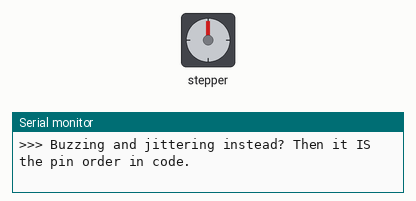
This sketch was run on a simulated Arduino Uno, built with avr-gcc and run on an emulated ATmega328P. Shown: stepper motor, the last lines printed to the serial monitor. Stepper angles assume 2048 steps per turn.

Above: at 0.4 s.
At 3.4 s:
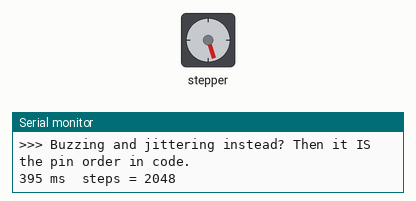
At 6.45 s:
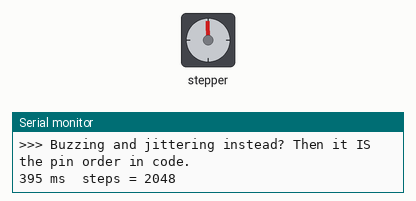
At 13.1 s:
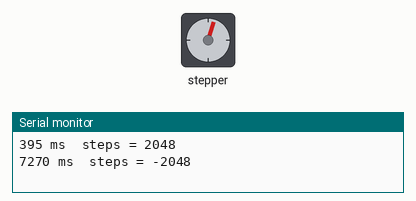
Timing chart, 0 to 18.2 s (numbered marks = the images above):
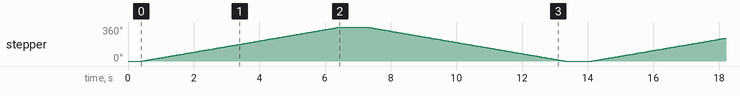

The sketch:

07_make_it_turn.ino
```cpp
// TASK 7: MAKE IT TURN
//
// Goal: an actuator that goes to a POSITION, not just on and off.
//
// Everything else in this room is a state: buzzing or still, hot or cold.
// A stepper is different. You ask for 512 steps and you get exactly a quarter
// turn, every time, with no sensor telling it where it is. That precision is
// why steppers are in printers, scanners and camera rigs.
//
// PINS  build this before you upload
//
//   ULN2003 board            Uno
//     IN1        ---------->  D8
//     IN2        ---------->  D9
//     IN3        ---------->  D10
//     IN4        ---------->  D11
//     5V  (+)    ---------->  5V
//     GND (-)    ---------->  GND
//
//   The motor plugs into the white socket on the driver board, one way round.
//   Six wires, no transistor, no diode, nothing you can destroy. The hard
//   part of this task is not the wiring.
//
//   The motor's own five wires, if you ever need them: blue, pink, yellow and
//   orange are the four coils, red is the common. They are already in the
//   right order inside the plug, so you never separate them.
//
// THE POWER HEADER, WHICH IS FOUR PINS AND NOT TWO
//
//     -    +    [ JP ]
//     |    |     \__ jumper bridges the two inner pins
//     |    +------->  Uno 5V
//     +------------>  Uno GND
//
//   The negative is on the OUTSIDE edge. The silkscreen reads minus then
//   plus, which is the opposite of what most people assume.
//
//   That small black jumper is labelled MOTOR ON/OFF. It gates power to the
//   LEDs and the motor. Knock it off and you get no LEDs and no movement,
//   while the logic side keeps working perfectly, so everything you can
//   measure looks fine. This is the most common reason one of these boards
//   appears dead.
//
// THE TRAP, AND IT IS A GOOD ONE
//   You wired IN1..IN4 to D8..D11 in order. The library does NOT want them in
//   that order. It wants IN1, IN3, IN2, IN4, which reads 8, 10, 9, 11.
//
//   Get it wrong and the motor buzzes and shakes without turning. It looks
//   exactly like a dead motor or a bad supply, which is why people spend an
//   hour on the wiring when the bug is one line of code.
//
//   Worth trying deliberately: change it to (2048, 8, 9, 10, 11), upload,
//   listen, then change it back. Knowing what that failure SOUNDS like is
//   worth more than being told about it.
//
// IF NOTHING HAPPENS AT ALL, in this order:
//
//   0. HOW MANY LEDs LIGHT? This splits the problem in one look.
//        two at a time, chasing  -> signals fine, it is a power problem
//        exactly one, ever       -> only one jumper is landing. The other
//                                   three are in the wrong holes or loose
//        none at all             -> the board is unpowered, go to step 1
//
//      Two is correct: the Stepper library energises two coils per step
//      (1010, 0110, 0101, 1001), so two LEDs are lit at every moment. One
//      lonely LED is always a wiring fault and never a power fault, because
//      weak power dims all four together rather than leaving one.
//
//      utils/pin_debug drives D8..D11 one at a time so you can see exactly
//      which jumpers land and which do nothing.
//
//   1. Is the JP jumper fitted, across BOTH inner pins? Most likely cause.
//   2. Are + and - swapped? Negative is the outside pin.
//   3. Is the board's - actually on the Uno's GND? Without a shared ground
//      the driver has no reference and never switches.
//   4. Unplug the motor and jumper any IN pin straight to the board's own -
//      terminal. That LED should light, with the Arduino out of the loop.
//      It lights: board is fine, the fault is between Uno and driver.
//      It stays dark: the board or its power.
//   5. Only then suspect the Arduino. utils/pin_debug drives D8..D11 one at a
//      time and reads each back, so it tells you whether the pins are really
//      going high.
//
//   Worth knowing WHY step 4 works: the LEDs sit on the output side, anode to
//   VCC through a resistor, cathode to the driver output. The ULN2003 only
//   sinks current, never sources it. So a lit LED proves three things at once:
//   power present, jumper fitted, and that channel actually switching. And no
//   LEDs with known-good input signals means an unpowered board rather than a
//   broken one.
//
// POWER: GIVE THE DRIVER ITS OWN SUPPLY. Do not run it from the Uno's 5V pin.
//
//   Each coil pulls roughly 240 mA and the ULN2003 holds coils energised
//   continuously, including when the motor is standing still. That is far more
//   than a laptop USB port wants to give through an Arduino. Measured on the
//   bench: the LEDs lit correctly and the motor never moved, and then the Mac
//   cut the port entirely and the board disappeared from /dev. Unplugging and
//   reconnecting the USB cable resets that.
//
//   So:
//     driver +  ->  external 5V (YwRobot breadboard supply, drawer 8A)
//     driver -  ->  that supply's GND
//     driver -  ->  ALSO the Uno's GND, or the inputs have no reference
//     IN1..IN4  ->  D8..D11 as before
//
//   The Uno then carries signals only, and the coil current never crosses it.
//
//   THE SYMPTOM TO RECOGNISE: LEDs light in sequence but the shaft does not
//   move. The LEDs need a few mA and the coils need hundreds, so a supply that
//   is too weak lights one and not the other. That is not a broken motor.
//
//   The motor also gets warm sitting still, because the coils stay energised.
//   That is this driver being normal, not a fault.

#include "logger.h"

#include <Stepper.h>

// 28BYJ-48: 32 steps per motor turn through a 1/64 gearbox, so 2048 steps
// per turn of the output shaft.
const int STEPS_PER_REV = 2048;

// IN1, IN3, IN2, IN4. Read the trap above before you change this.
Stepper motor(STEPS_PER_REV, 8, 10, 9, 11);

// ---- CHANGE ME ------------------------------------------------------------
int stepsToMove = 2048;   // a FULL turn. Start big so the movement is
                          // unmissable, then try 512 for a quarter turn
int speedRpm    = 10;     // this motor stalls somewhere above 15
int pauseMs     = 800;    // stillness between moves is part of the signal
// ---------------------------------------------------------------------------

void setup() {
  logBegin("TASK 07  make it turn", "ULN2003 IN1->D8 IN2->D9 IN3->D10 IN4->D11");
  logHint("Tape a paper flag to the shaft. It turns slowly and is easy to miss.");
  logHint("LEDs light but shaft still? NOT a dead motor. Not enough current.");
  logHint("Give the driver its own 5V, and join its GND to the Arduino's.");
  logHint("Buzzing and jittering instead? Then it IS the pin order in code.");
  motor.setSpeed(speedRpm);
}

void loop() {
  logValue("steps", stepsToMove);
  motor.step(stepsToMove);
  delay(pauseMs);

  logValue("steps", -stepsToMove);
  motor.step(-stepsToMove);
  delay(pauseMs);
}

// ---- THINGS TO TRY --------------------------------------------------------
//
// 1. Tape a paper flag to the shaft before you change anything. A geared
//    28BYJ-48 turns slowly and a bare shaft gives your eye nothing to follow,
//    so it is easy to think a working motor is dead. The flag settles it.
//
//    Then set stepsToMove to 512 and watch a quarter turn, then back to 2048.
//    It ends up exactly where it started every time, with nothing measuring
//    the position. Compare with the coin motor, where "how far did it go" is
//    not even a question you can ask.
//
// 2. Set speedRpm to 25. It stalls, buzzes, and loses steps, and now the
//    position is wrong with no error and no way for the code to know. Open
//    loop control means the motor cannot tell you it failed. This is the real
//    limitation of steppers, and it is the reason printers home themselves
//    against a switch before they start.
//
// 3. Set stepsToMove to 20 and pauseMs to 60. Small nudges instead of sweeps.
//    A stepper is perfectly good at being a haptic device: you feel the
//    detents through whatever it is mounted to. Hold the body of the motor
//    while it runs.
//
// 4. THE ONE THAT MATTERS: do the closing brief with this instead of a buzzer.
//    Arrived, something wrong, finished, using only distance, speed and
//    pauses. You have a richer vocabulary here than a piezo has, because
//    direction means something. Does "it turned back" read as undo, or as
//    refusal? Ask someone who has not seen your code.
```

logger.h
```cpp
// Shared logger. The same file sits in every sketch folder, so the Serial
// Monitor looks the same whichever sketch you uploaded.
//
// You do not need to install anything. The Arduino IDE compiles every file
// next to the .ino, so this is picked up automatically.
//
// Why it exists: at a bench, "tick" on its own does not tell you whether you
// uploaded the right sketch to the right board. logBegin() prints a banner
// that names the sketch and the pins, so one glance confirms it.

#pragma once
#include <Arduino.h>

// Opens the port and prints the banner. Call this first in setup().
//   name  what this sketch is, e.g. "02 piezo"
//   pins  the wiring in one line, e.g. "D8 -> piezo, other leg -> GND"
inline void logBegin(const char *name, const char *pins) {
  Serial.begin(9600);
  while (!Serial && millis() < 2000) { }   // USB boards; Uno passes straight through

  Serial.println();
  Serial.println(F("========================================"));
  Serial.print(F("  "));
  Serial.println(name);
  Serial.print(F("  pins: "));
  Serial.println(pins);
  Serial.println(F("========================================"));
}

// One event, timestamped. Use for anything that happens: "tick", "tap", "WARM".
// The timestamp is what makes a rhythm legible when you cannot hear it well.
inline void logEvent(const char *msg) {
  Serial.print(millis());
  Serial.print(F(" ms  "));
  Serial.println(msg);
}

// An event with a number attached, e.g. logValue("strength", 130).
inline void logValue(const char *label, long value) {
  Serial.print(millis());
  Serial.print(F(" ms  "));
  Serial.print(label);
  Serial.print(F(" = "));
  Serial.println(value);
}

// A line the student is meant to act on, set apart from the event stream.
inline void logHint(const char *msg) {
  Serial.print(F(">>> "));
  Serial.println(msg);
}

// NOTE ON THE SERIAL PLOTTER
// Sketches that draw a graph (04 capacitive, analog_monitor) must print bare
// numbers separated by spaces, and nothing else, or the plotter cannot parse
// them. Those sketches use logBegin() for the banner and then print raw
// numbers directly. Do not wrap their data lines in logEvent().
```

Measured:
- by itself, stepper: turns 360° clockwise in 6.1 s, then 360° counter-clockwise in 6.0 s, repeating every 13.7 s
